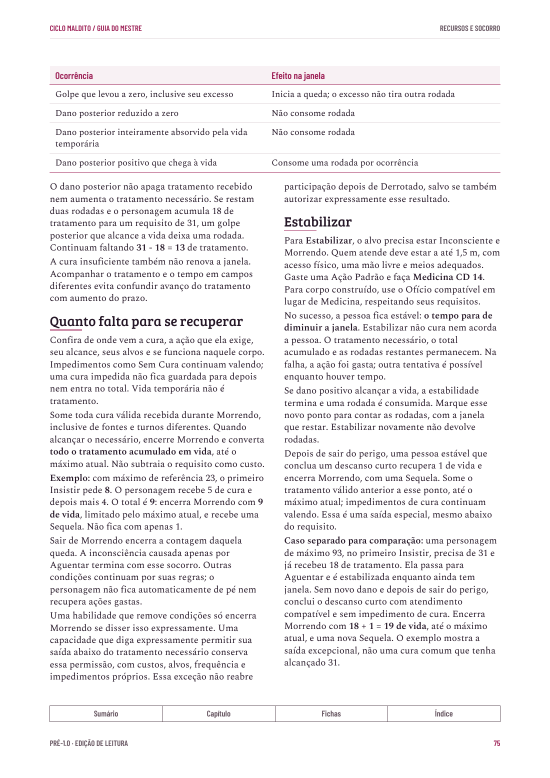
#> input picture guia-do-mestre/04 - Planejamento/apoio-revisao-integral-94/visual-prova-2/p-075.png, 1100 x 1556 px, given in place of p-005.png, which was not available (shown at 1/2 size)
$ python guia94-pranchas.py 5 5
#> lines starting #> are read from the running program, lines starting #| are printed output that depends on the picture
from pathlib import Path
from PIL import Image, ImageDraw
import sys
r=Path('/media/mizuki/HD Externo II/Claude/Pesquisa de Campo - Mestragem/04 - Planejamento/apoio-revisao-integral-94/visual-prova-2')
for start in range(int(sys.argv[1]),int(sys.argv[2])+1,4):
 nums=range(start,min(start+4,358));out=Image.new('RGB',(2220,3160),'#ddd');d=ImageDraw.Draw(out)
#> after `out = Image.new('RGB', (2220, 3160), '#ddd')`: out: PIL image 2220x3160 RGB; every value is 221
 for i,n in enumerate(nums):
  im=Image.open(r/f'p-{n:03}.png');x=(i%2)*1110;y=(i//2)*1580;out.paste(im,(x,y+20));d.text((x+8,y+3),f'PÁGINA {n}',fill='black')
#> further down, im is the input picture: PIL image 1100x1556 RGB; mean R, G, B 242.4, 241.2, 242.2
#> after `out.paste(im, (x, y + 20))`:
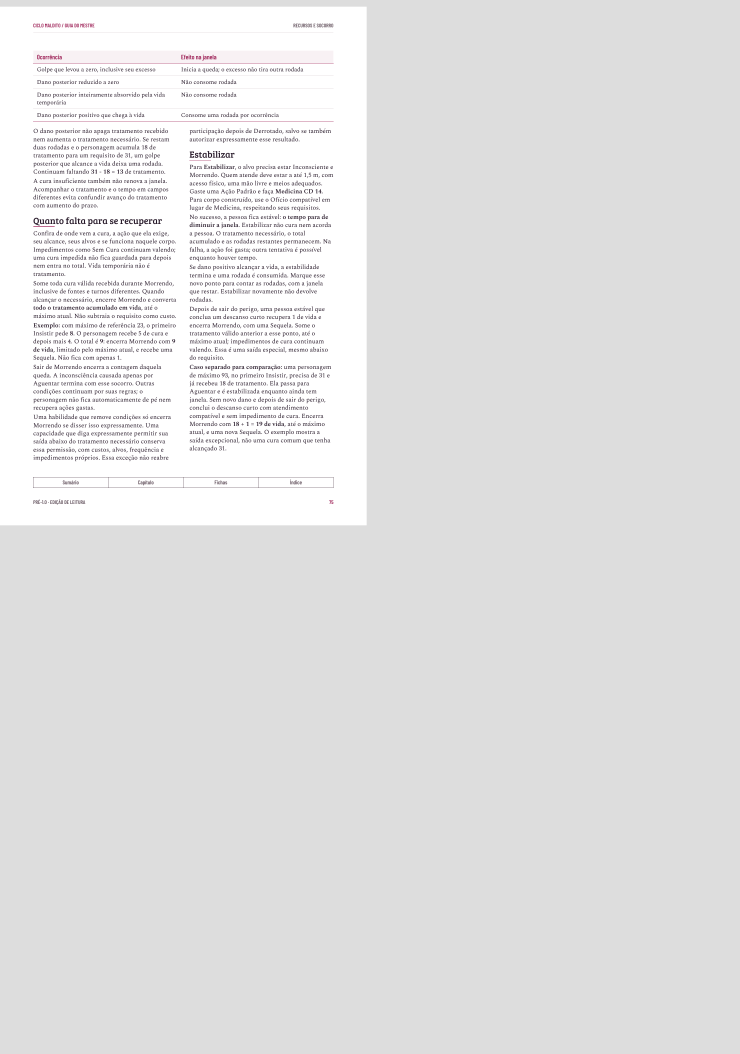
#> out: PIL image 2220x3160 RGB (shown at 1/3 size); mean R, G, B 226.2, 225.9, 226.2
#> (the run stopped early here; a loop or call above may not have finished)

$ run again, on guia-do-mestre/04 - Planejamento/apoio-revisao-integral-94/visual-prova-2/p-219.png
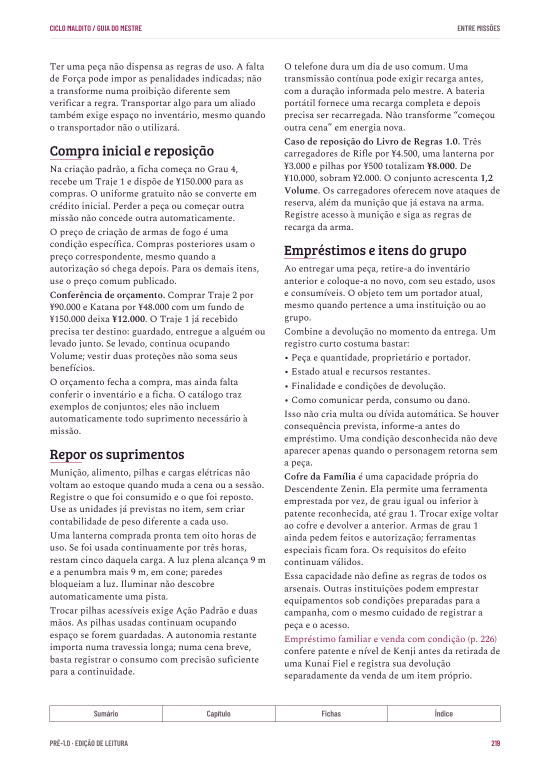
#> input picture guia-do-mestre/04 - Planejamento/apoio-revisao-integral-94/visual-prova-2/p-219.png, 1100 x 1556 px, given in place of p-005.png, which was not available (shown at 1/2 size)
#> im is the input picture: PIL image 1100x1556 RGB; mean R, G, B 241.4, 240.3, 241.4
#> `out.paste(im, (x, y + 20))`:
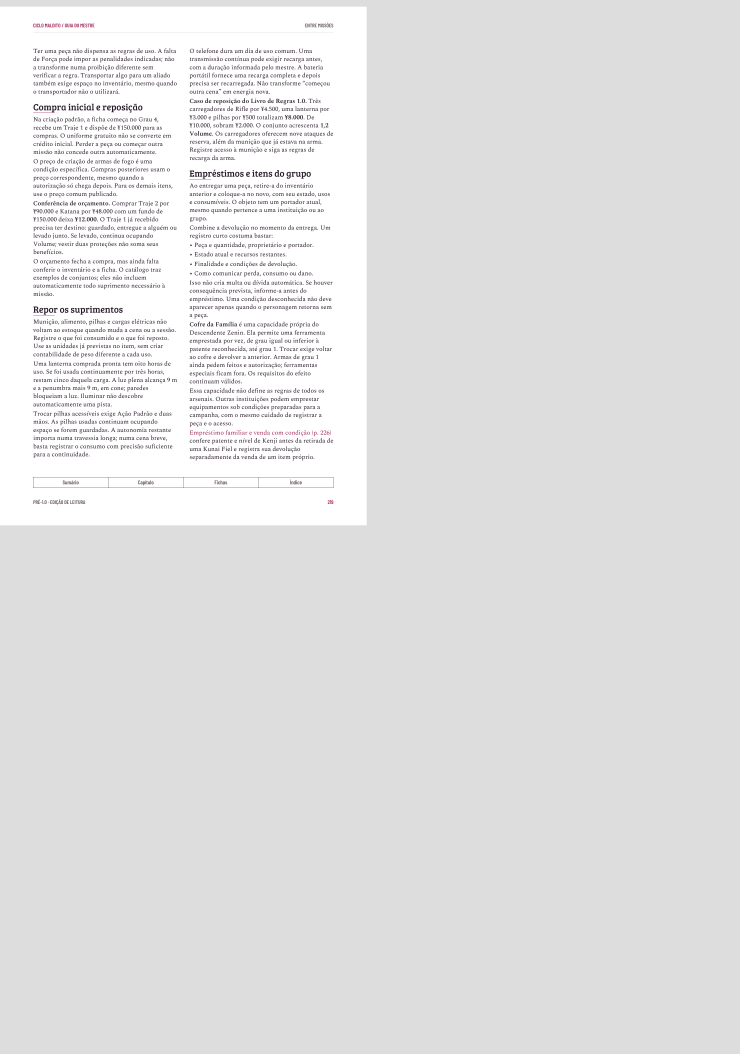
#> out: PIL image 2220x3160 RGB (shown at 1/3 size); mean R, G, B 226, 225.7, 226

$ run again, on guia-do-mestre/04 - Planejamento/apoio-revisao-integral-94/visual-prova-2/p-232.png
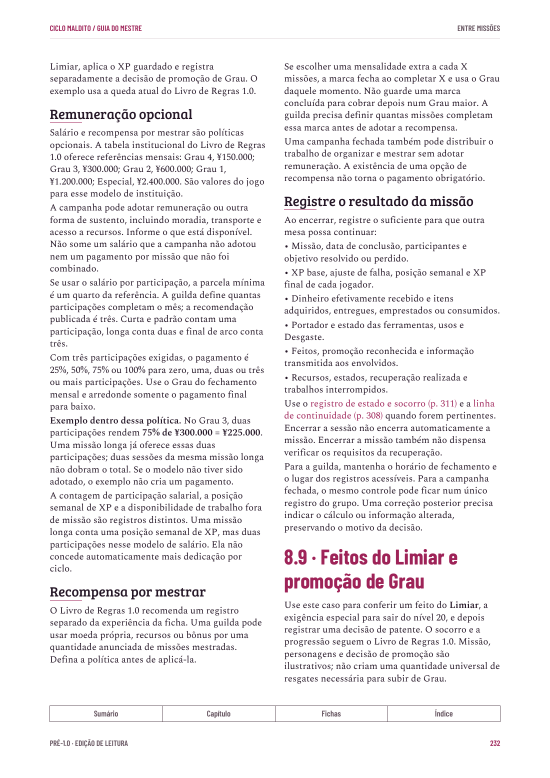
#> input picture guia-do-mestre/04 - Planejamento/apoio-revisao-integral-94/visual-prova-2/p-232.png, 1100 x 1556 px, given in place of p-005.png, which was not available (shown at 1/2 size)
#> im is the input picture: PIL image 1100x1556 RGB; mean R, G, B 241.6, 240, 241.3
#> `out.paste(im, (x, y + 20))`:
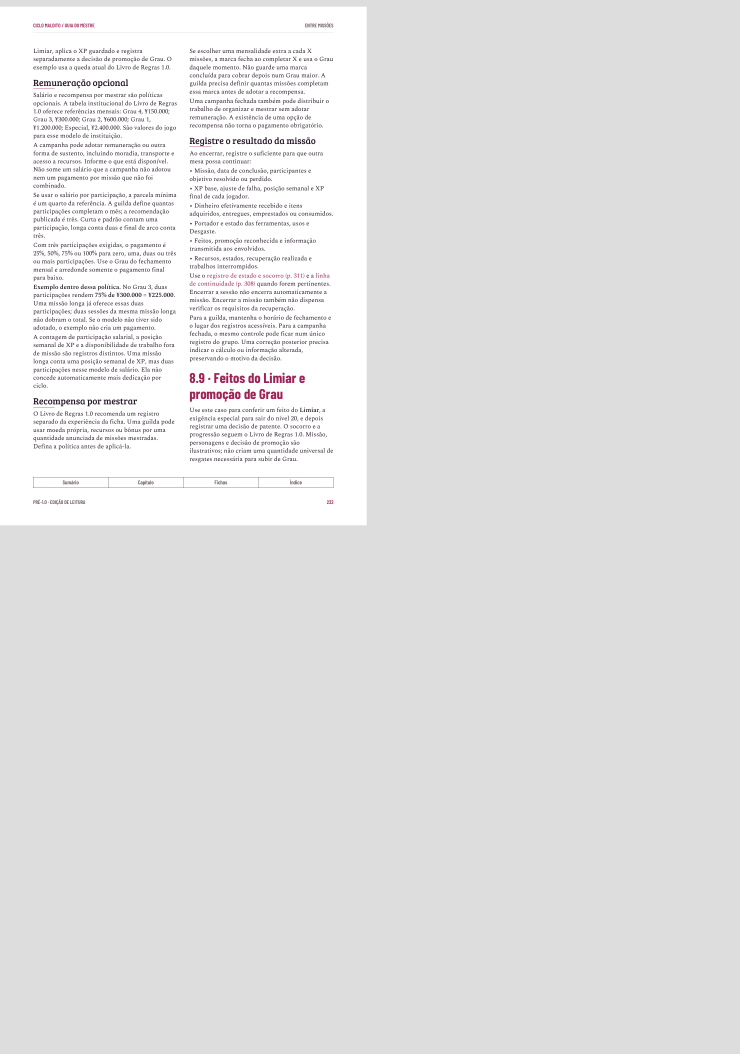
#> out: PIL image 2220x3160 RGB (shown at 1/3 size); mean R, G, B 226, 225.6, 225.9
